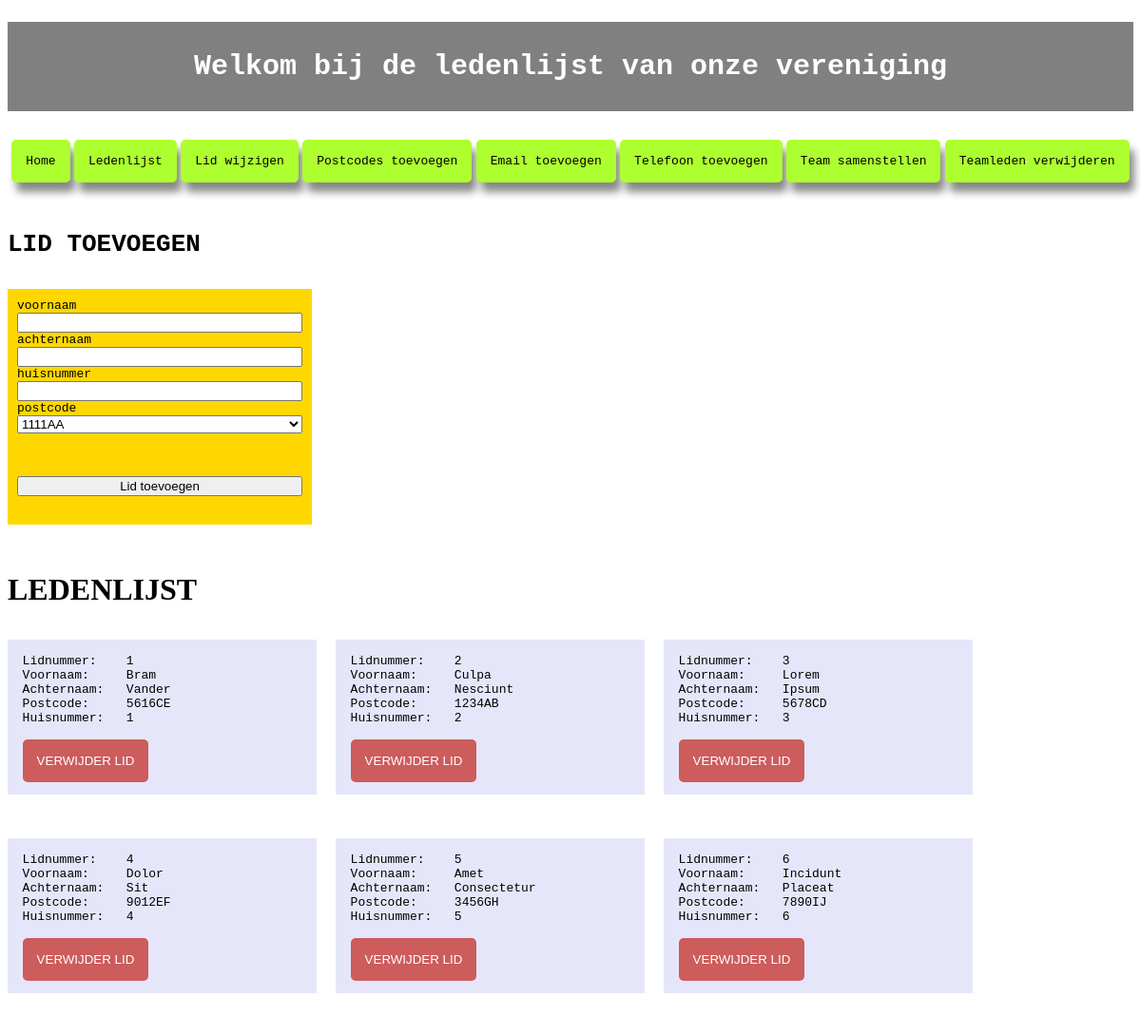
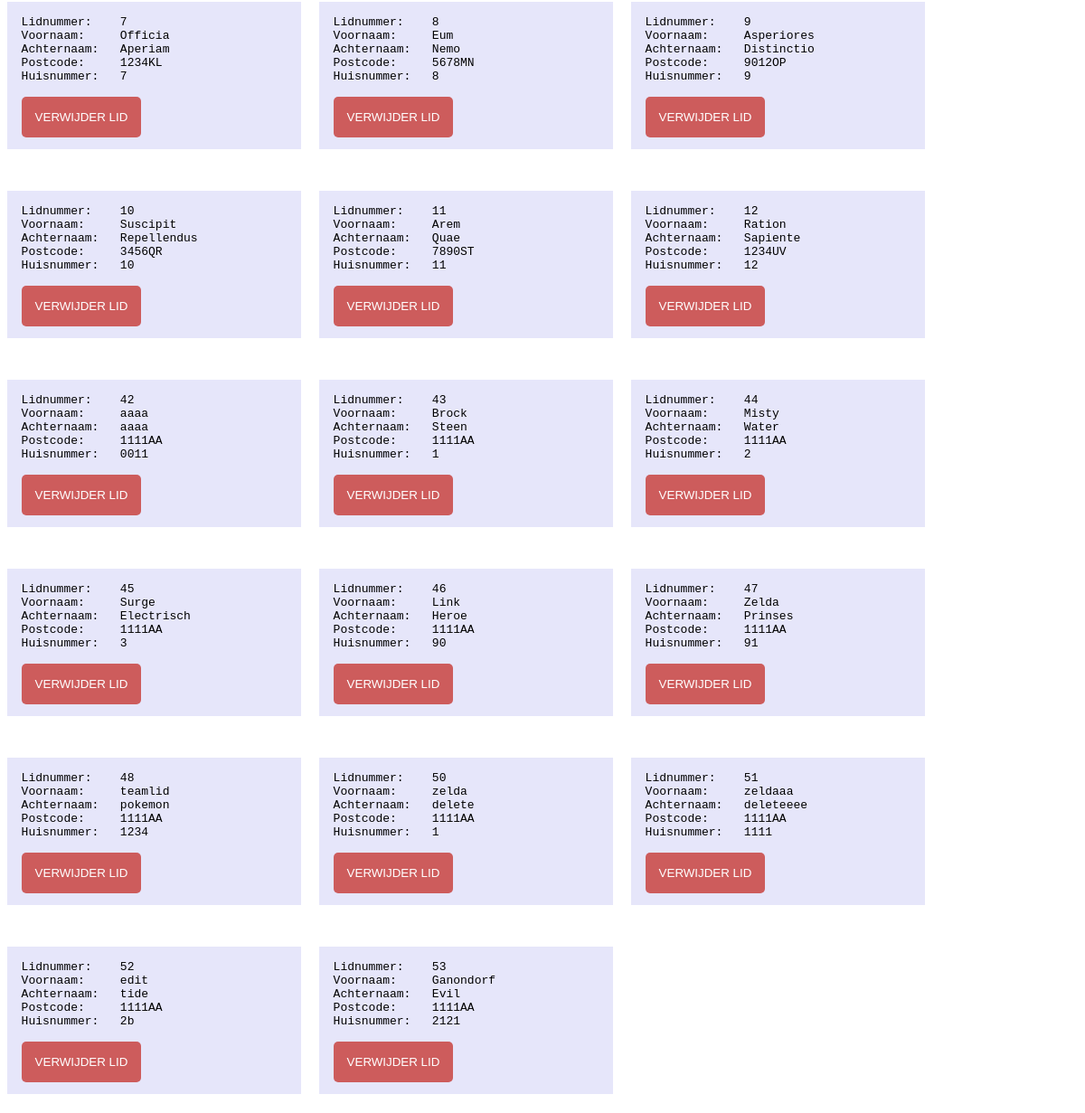
Before: /ledenlijst.php with the older database file (2 pictures, top to bottom).
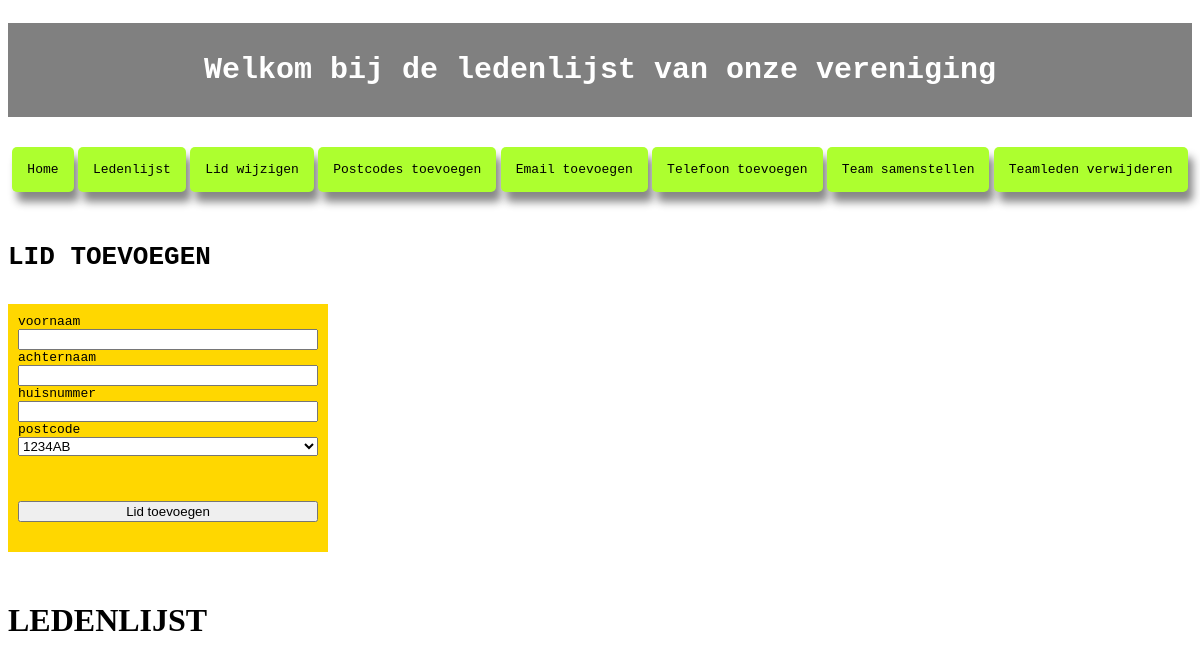
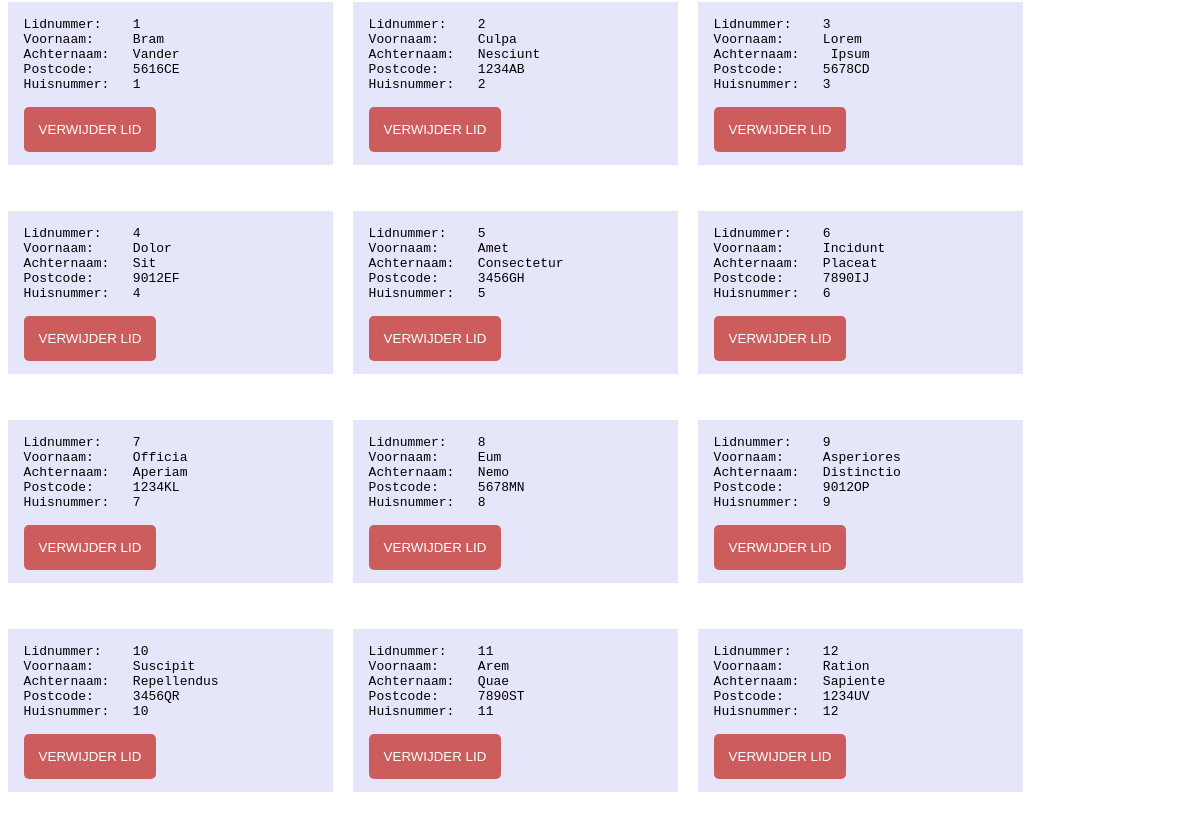
After: the same page with the newer database file (2 pictures, top to bottom).
### tables this page shows
CREATE TABLE `leden` (
  `lidnummer` int UNSIGNED NOT NULL PRIMARY KEY AUTO_INCREMENT,
  `voornaam` varchar(128) DEFAULT NULL,
  `achternaam` varchar(128) DEFAULT NULL,
  `postcode` varchar(6) DEFAULT NULL,
  `huisnummer` varchar(6) DEFAULT NULL
);

### ledenlijst.php (the view, shortened to what this page needs)
<?php
require_once 'login.php';
$conn = new mysqli($hn, $un, $pw, $db);
echo <<<_END
<html>
  <head>
    <title>Vereniging</title>
  </head>
  <body>
    <pre>
      <div style="color: white; background-color: grey; display: flex; justify-content: center; padding: 30px; font-size: 30px;">
        <b>Welkom bij de ledenlijst van onze vereniging</b>
      </div>
      <nav style="display: flex; justify-content: space-evenly; margin-bottom: 50px;">
        <a style="background-color: greenyellow; color: black; box-shadow: 5px 10px 8px #888888; text-decoration: none; border-radius: 5px; padding: 15px;" href="home.php">Home</a>
        <a style="background-color: greenyellow; color: black; box-shadow: 5px 10px 8px #888888; text-decoration: none; border-radius: 5px; padding: 15px;" href="ledenlijst.php">Ledenlijst</a>
        <a style="background-color: greenyellow; color: black; box-shadow: 5px 10px 8px #888888; text-decoration: none; border-radius: 5px; padding: 15px;" href="/feedback/eindopdracht/wijzigen.php">Lid wijzigen</a>
        <a style="background-color: greenyellow; color: black; box-shadow: 5px 10px 8px #888888; text-decoration: none; border-radius: 5px; padding: 15px;" href="/feedback/eindopdracht/postcode.php">Postcodes toevoegen</a>
        <a style="background-color: greenyellow; color: black; box-shadow: 5px 10px 8px #888888; text-decoration: none; border-radius: 5px; padding: 15px;" href="/feedback/eindopdracht/email.php">Email toevoegen</a>
        <a style="background-color: greenyellow; color: black; box-shadow: 5px 10px 8px #888888; text-decoration: none; border-radius: 5px; padding: 15px;" href="/feedback/eindopdracht/telefoon.php">Telefoon toevoegen</a>
        <a style="background-color: greenyellow; color: black; box-shadow: 5px 10px 8px #888888; text-decoration: none; border-radius: 5px; padding: 15px;" href="/feedback/eindopdracht/teams.php">Team samenstellen</a>
        <a style="background-color: greenyellow; color: black; box-shadow: 5px 10px 8px #888888; text-decoration: none; border-radius: 5px; padding: 15px;" href="remove.php">Teamleden verwijderen</a>
      </nav>
_END;
$query = "SELECT * FROM leden";
$result = $conn->query($query);
$rows = $result->num_rows;
echo<<<_END
<h1>LID TOEVOEGEN</h1>
<form method="post" action="" style="display: flex; flex-direction: column; background-color: gold; padding: 10px; padding-bottom: 30px; width: 300px;">
                <input type="hidden" name="submitted" value="yes">
voornaam        <input type="text" name="voornaam" required>
achternaam      <input type="text" name="achternaam" required>
huisnummer      <input type="text" name="huisnummer" required>
postcode        <select name="postcode" id="postcode" required>
_END;
$zipQuery = "SELECT * FROM postcode";
$zipResult = $conn->query($zipQuery);
$zipRows = $zipResult->num_rows;
for($i = 0; $i < $zipRows; ++$i) {
  $zipRow = $zipResult->fetch_array(MYSQLI_NUM);
  $zip = htmlspecialchars($zipRow[0]);
  echo <<<_END
  <option value="$zip">$zip</option>
  _END;
}
echo <<<_END
</select><br>
                  <input type="submit" value="Lid toevoegen">
</form>
</pre>
</body>
</html>
_END;
echo <<<_END
<h1>LEDENLIJST</h1>
<div style="display: flex; flex-direction: row; gap: 20px; flex-wrap: wrap;">
_END;
for($i = 0; $i < $rows; ++$i) {
    $row = $result->fetch_array(MYSQLI_NUM);
    $r0 = htmlspecialchars($row[0]);
    $r1 = htmlspecialchars($row[1]);
    $r2 = htmlspecialchars($row[2]);
    $r3 = htmlspecialchars($row[3]);
    $r4 = htmlspecialchars($row[4]);
    echo <<<_END
    <pre style="background-color: lavender; width: 325px;">
    <form method="post" action="">
      Lidnummer:    $r0
      Voornaam:     $r1
      Achternaam:   $r2
      Postcode:     $r3
      Huisnummer:   $r4
      <input type='hidden' name='delete' value=$r0>
      <input type="submit" value="VERWIJDER LID" style="color: white; background-color: indianred; border: none; border-radius: 5px; padding: 15px; cursor: pointer;">
    </form></pre>
    _END;
}

Changed rows visible on the page:
removed leden: lidnummer "42", voornaam "aaaa", achternaam "aaaa", postcode "1111AA", huisnummer "0011"
removed leden: lidnummer "43", voornaam "Brock", achternaam "Steen", postcode "1111AA", huisnummer "1"
removed leden: lidnummer "44", voornaam "Misty", achternaam "Water", postcode "1111AA", huisnummer "2"
removed leden: lidnummer "45", voornaam "Surge", achternaam "Electrisch", postcode "1111AA", huisnummer "3"
removed leden: lidnummer "46", voornaam "Link", achternaam "Heroe", postcode "1111AA", huisnummer "90"
removed leden: lidnummer "47", voornaam "Zelda", achternaam "Prinses", postcode "1111AA", huisnummer "91"
removed leden: lidnummer "48", voornaam "teamlid", achternaam "pokemon", postcode "1111AA", huisnummer "1234"
removed leden: lidnummer "50", voornaam "zelda", achternaam "delete", postcode "1111AA", huisnummer "1"
removed leden: lidnummer "51", voornaam "zeldaaa", achternaam "deleteeee", postcode "1111AA", huisnummer "1111"
removed leden: lidnummer "52", voornaam "edit", achternaam "tide", postcode "1111AA", huisnummer "2b"
removed leden: lidnummer "53", voornaam "Ganondorf", achternaam "Evil", postcode "1111AA", huisnummer "2121"
Other visible differences:
form field postcode: "1111AA" → "1234AB"
